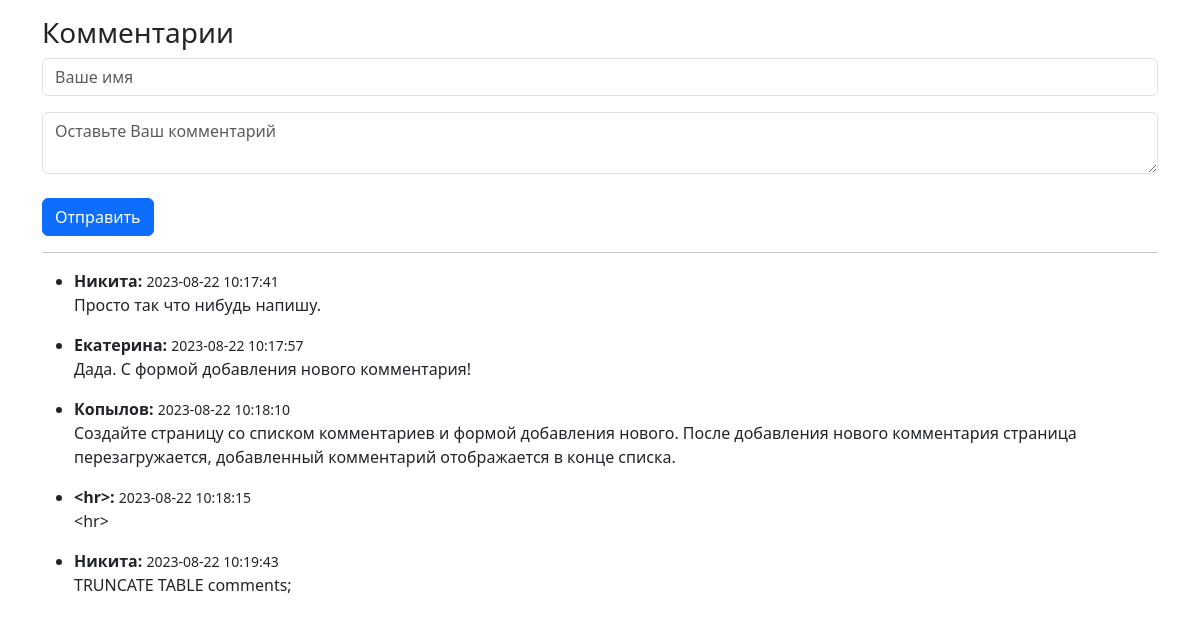
The page /Task3/comments.php on the database its author committed.
### tables this page shows
CREATE TABLE `comments` (
  `id` int NOT NULL,
  `name` varchar(50) NOT NULL,
  `comment` text NOT NULL,
  `created_at` datetime NOT NULL
);

### Task3/logic.php (called while the page is built, shortened)
<?php
require_once 'connectionDb.php';
$query = $db->query("SELECT * FROM comments ORDER BY created_at");
$comments = $query->fetchAll(PDO::FETCH_ASSOC);

### Task3/comments.php (the view, shortened to what this page needs)
<?php require_once 'logic.php'; ?>
<!DOCTYPE html>
<html>
<head>
    <link href="https://cdn.jsdelivr.net/npm/bootstrap@5.3.1/dist/css/bootstrap.min.css" rel="stylesheet">
</head>
<body>
    <div class="container">
        <h3 class="mt-3">
            Комментарии
        </h3>
        <div>
            <form method="POST" action="logic.php">
                <input class="mb-3 form-control" type="text" name="name" placeholder="Ваше имя" required>
                <textarea class="form-control" name="comment" placeholder="Оставьте Ваш комментарий" required></textarea>
                <br>
                <button type="submit" class="btn btn-primary">Отправить</button>
            </form>
            <hr>
            <?php if ($comments): ?>
                <ul>
                    <?php foreach($comments as $comment): ?>
                        <li>
                            <strong><?php echo $comment['name']; ?>:</strong>
                            <small><?php echo $comment['created_at']; ?></small>
                            <p><?php echo $comment['comment']; ?></p>
                        </li>
                    <?php endforeach; ?>
                </ul>
            <?php else: ?>
                <p>Нет комментариев</p>
            <?php endif; ?>
        </div>
    </div>
</body>
</html>

### rows shown on the page
comments: name "Никита", created_at "2023-08-22 10:17:41", comment "Просто так что нибудь напишу."
comments: name "Екатерина", created_at "2023-08-22 10:17:57", comment "Дада. С формой добавления нового комментария!"
comments: name "Копылов", created_at "2023-08-22 10:18:10", comment "Создайте страницу со списком комментариев и формой добавления нового. После добавления нового комментария страница перезагружается, добавленный комментарий отображается в конце списка."
comments: name "<hr>", created_at "2023-08-22 10:18:15", comment "<hr>"
comments: name "Никита", created_at "2023-08-22 10:19:43", comment "TRUNCATE TABLE comments;"
